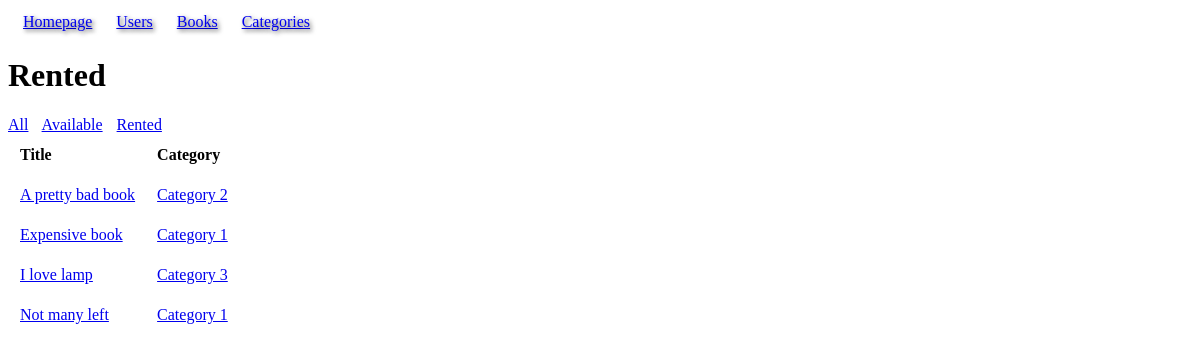
The page /rented on the database its author committed.
### models.py (models this page shows, shortened)
class Book(db.Model):
    id = mapped_column(Integer, primary_key=True, autoincrement=True)
    title = mapped_column(String)
    price = mapped_column(DECIMAL(10, 2))
    available = mapped_column(Integer, default=0)
    rating = mapped_column(Integer)
    upc = mapped_column(String, unique=True)
    url = mapped_column(String)
    category_id = mapped_column(Integer, ForeignKey("category.id"))
    category = relationship("Category", back_populates="books")
    rentals = relationship("BookRental", back_populates="book")

class Category(db.Model):
    id = mapped_column(Integer, primary_key=True)
    name = mapped_column(String, unique=True)
    books = relationship("Book", back_populates="category")

### app.py (the view)
@app.route("/rented")
def rented():
    statement = db.select(Book).where(Book.rentals.any(BookRental.rented < datetime.now())).where(Book.rentals.any(BookRental.returned == None)).order_by(Book.title)
    results = db.session.execute(statement).scalars()
    return render_template("rented.html", results=results)

### templates/rented.html
{% extends "base.html" %}
{% block content %}
<h1>Rented</h1>
<span style="margin-right: 10px;"><a href="{{ url_for('books') }}">All</a></span>
<span style="margin-right: 10px;"><a href="{{ url_for('available') }}">Available</a></span>
<span><a href="{{ url_for('rented') }}">Rented</a></span>
<br>
<table>
<tr>
    <th style="text-align: left;">
        Title
    </th>
    <th style="text-align: left;">Category</th>
</tr>
{% for book in results %}
<tr>
    <td><a href="{{ url_for('book', id=book.id) }}">{{ book.title }}</a></td>
    <td><a href="{{ url_for('category_detail', name=book.category.name) }}">{{ book.category.name }}</a></td>
</tr>
{% endfor %}
</table>
{% endblock %}

### static/style.css (style rules this page uses)
th, td { padding:10px; }
tr { text-align: left; }
th { text-align: left; }
td { text-align: left; }

### rows shown on the page
Book: title "A pretty bad book", category.name "Category 2"
Book: title "Expensive book", category.name "Category 1"
Book: title "I love lamp", category.name "Category 3"
Book: title "Not many left", category.name "Category 1"
